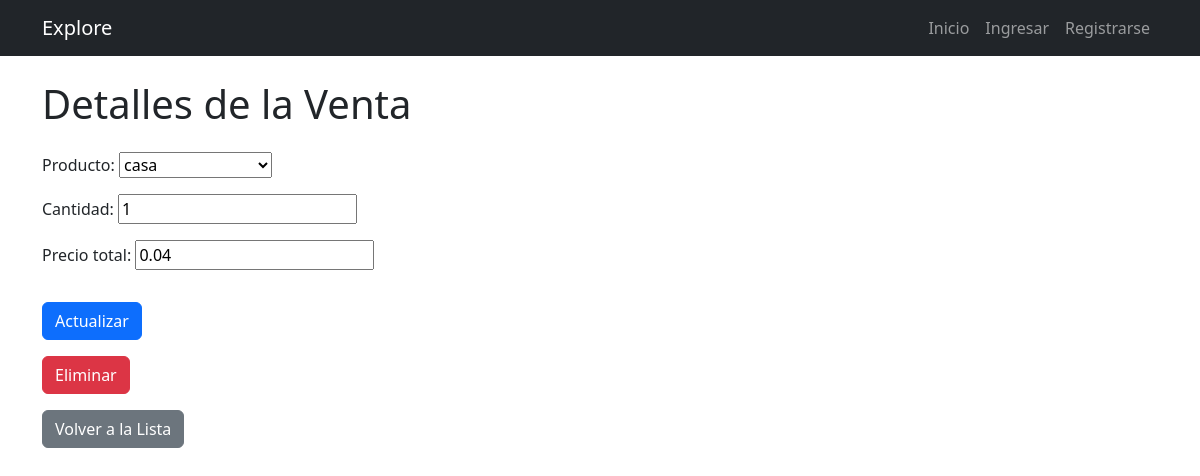
The app's page /productos_vendidos/2/ with its own data.
### api/models.py (models this page shows, shortened)
class ProductoVenta(models.Model):
    producto = models.ForeignKey(ProductoComprado, on_delete=models.CASCADE)
    cantidad = models.IntegerField()
    fecha_venta = models.DateField(auto_now_add=True)
    precio_total = models.DecimalField(max_digits=10, decimal_places=2)
    class Meta:
        verbose_name = "Venta"
        verbose_name_plural = "Ventas"

### api/views.py (the view)
# urls.py: path('productos_vendidos/<int:venta_id>/', views.venta_detail, name='venta_detail'),
def venta_detail(request, venta_id):
    venta = get_object_or_404(ProductoVenta, id=venta_id)
    if request.method == 'POST':
        form = ProductoVentaForm(request.POST, instance=venta)
        if form.is_valid():
            form.save()
            return redirect('list_venta')
    else:
        form = ProductoVentaForm(instance=venta)
    return render(request, 'venta_detail.html', {'venta': venta, 'form': form})

### api/forms.py
class ProductoVentaForm(ModelForm):
    class Meta:
        model = ProductoVenta
        fields = '__all__'

### api/models.py (called while the page is built)
    def __str__(self):
        return self.nombre

### api/templates/venta_detail.html (shortened to what this page needs)
{% extends 'base.html' %}
{% block content %}
<div class="container">
  <h1 class="mt-4 mb-4">Detalles de la Venta</h1>
  <form method="POST" action="{% url 'update_venta' venta.id %}">
    {{ form.as_p }}
    <button type="submit" class="btn btn-primary mt-3">Actualizar</button>
  </form>
  <form method="POST" action="{% url 'delete_venta' venta.id %}">
    <button type="submit" class="btn btn-danger mt-3">Eliminar</button>
  </form>
  <a href="{% url 'list_venta' %}" class="btn btn-secondary mt-3">Volver a la Lista</a>
</div>
{% endblock %}

### records on screen
ProductoVenta: producto "casa", cantidad "1", precio_total "0.04"
